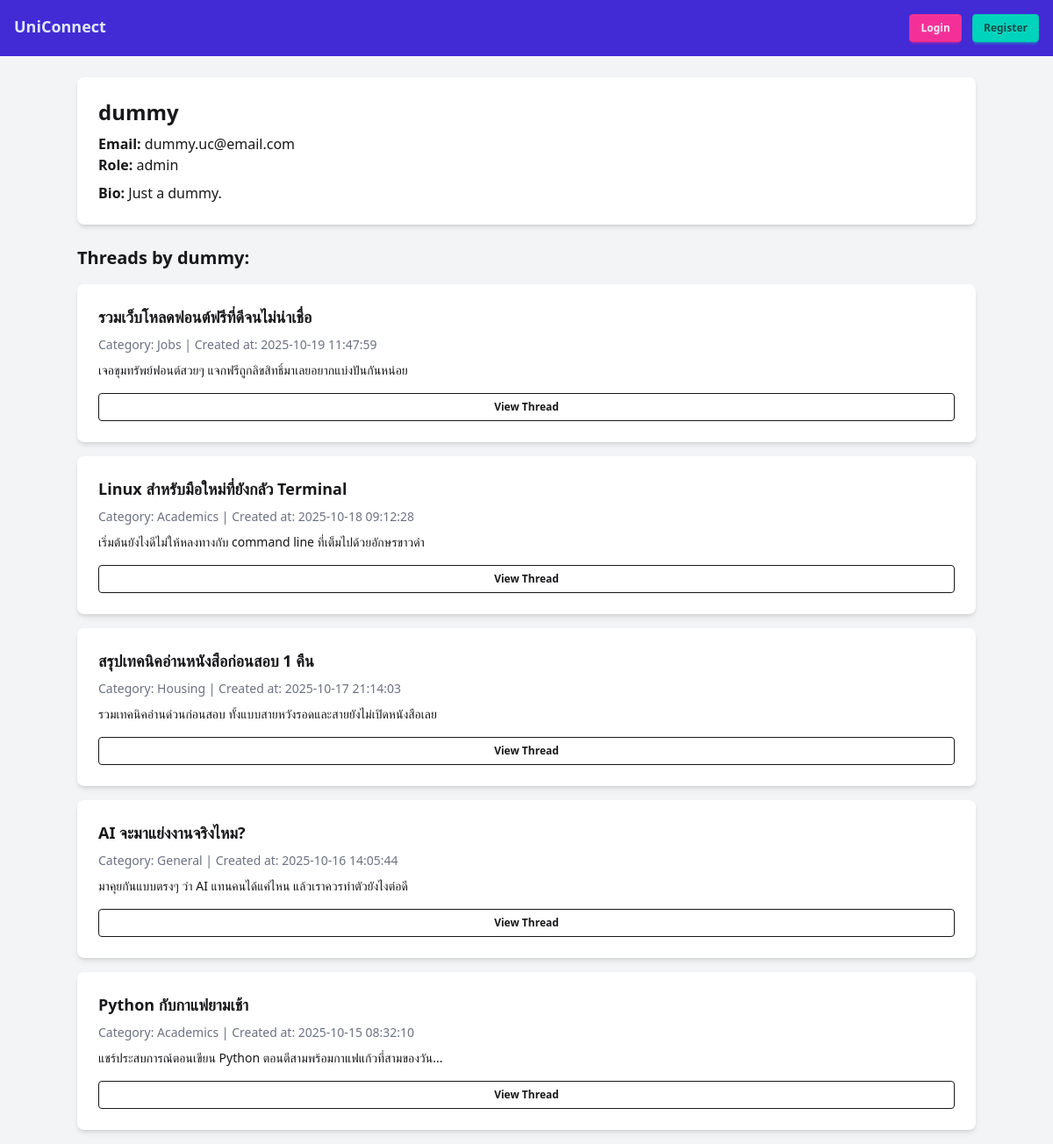
The app's page /user/user_page.php?username=dummy with its own data.
### tables this page shows
CREATE TABLE IF NOT EXISTS users (
    id INT AUTO_INCREMENT PRIMARY KEY,
    username VARCHAR(50) NOT NULL UNIQUE,
    email VARCHAR(100) NOT NULL UNIQUE,
    password VARCHAR(255) NOT NULL,
    bio TEXT,
    role ENUM('user', 'moderator', 'admin') DEFAULT 'user',
    profile_image VARCHAR(255),
    created_at TIMESTAMP DEFAULT CURRENT_TIMESTAMP
);

CREATE TABLE IF NOT EXISTS threads (
    id INT AUTO_INCREMENT PRIMARY KEY,
    title VARCHAR(255) NOT NULL,
    content TEXT NOT NULL,
    category_id INT NOT NULL,
    author_id INT NOT NULL,
    created_at TIMESTAMP DEFAULT CURRENT_TIMESTAMP,
    updated_at TIMESTAMP DEFAULT CURRENT_TIMESTAMP ON UPDATE CURRENT_TIMESTAMP,
    FOREIGN KEY (category_id) REFERENCES categories(id) ON DELETE CASCADE,
    FOREIGN KEY (author_id) REFERENCES users(id) ON DELETE CASCADE
);

CREATE TABLE IF NOT EXISTS categories (
    id INT AUTO_INCREMENT PRIMARY KEY,
    name VARCHAR(50) NOT NULL UNIQUE,
    created_at TIMESTAMP DEFAULT CURRENT_TIMESTAMP
);

### user/user_page.php (the view, shortened to what this page needs)
<?php
require 'pdo.php';
$username = $_GET['username'] ?? '';
$stmt = $conn->prepare("SELECT * FROM users WHERE username = ?");
$stmt->execute([$username]);
$user = $stmt->fetch();
$stmtThreads = $conn->prepare("
    SELECT t.*, c.name AS category_name
    FROM threads t
    JOIN categories c ON t.category_id = c.id
    WHERE t.author_id = ?
    ORDER BY t.created_at DESC
");
$stmtThreads->execute([$user['id']]);
$threads = $stmtThreads->fetchAll();
?>
<!DOCTYPE html>
<html lang="en">
<head>
  <link href="https://cdn.jsdelivr.net/npm/daisyui@5" rel="stylesheet" type="text/css" />
  <script src="https://cdn.jsdelivr.net/npm/@tailwindcss/browser@4"></script>
</head>
<body class="bg-gray-100 min-h-screen">
  <nav class="bg-primary text-primary-content p-4 flex justify-between">
    <a href="index.php" class="font-bold text-lg">UniConnect</a>
    <div>
      <?php if (isset($_SESSION['user_id'])): ?>
        <span>Hi, <?= htmlspecialchars($_SESSION['role']) ?>, <?= htmlspecialchars($_SESSION['username']) ?>.</span>
        <a href="logout.php" class="btn btn-sm btn-secondary ml-2">Logout</a>
      <?php else: ?>
        <a href="login.php" class="btn btn-sm btn-secondary">Login</a>
        <a href="register.php" class="btn btn-sm btn-accent ml-2">Register</a>
      <?php endif; ?>
    </div>
  </nav>
  <div class="container mx-auto mt-6">
    <div class="card bg-white shadow-md p-6 mb-6">
      <h2 class="text-2xl font-bold mb-2"><?= htmlspecialchars($user['username']) ?></h2>
      <p><strong>Email:</strong> <?= htmlspecialchars($user['email']) ?></p>
      <p><strong>Role:</strong> <?= htmlspecialchars($user['role']) ?></p>
      <?php if (!empty($user['bio'])): ?>
        <p class="mt-2"><strong>Bio:</strong> <?= nl2br(htmlspecialchars($user['bio'])) ?></p>
      <?php endif; ?>
    </div>
    <h3 class="text-xl font-semibold mb-4">Threads by <?= htmlspecialchars($user['username']) ?>:</h3>
    <?php if (count($threads) > 0): ?>
      <?php foreach ($threads as $t): ?>
        <div class="card bg-base-100 shadow-md mb-4">
          <div class="card-body">
            <h2 class="card-title"><?= htmlspecialchars($t['title']) ?></h2>
            <p class="text-sm text-gray-500">Category: <?= htmlspecialchars($t['category_name']) ?> |
              Created at: <?= htmlspecialchars($t['created_at']) ?>
            </p>
            <p><?= nl2br(htmlspecialchars($t['content'])) ?></p>
            <a href="thread.php?id=<?= $t['id'] ?>" class="btn btn-sm btn-outline mt-2">View Thread</a>
          </div>
        </div>
      <?php endforeach; ?>
    <?php else: ?>
      <p>This user hasn't posted any threads yet.</p>
    <?php endif; ?>
  </div>
</body>
</html>

### records on screen
users: username "dummy", email "dummy.uc@email.com", role "admin", bio "Just a dummy."
threads: title "รวมเว็บโหลดฟอนต์ฟรีที่ดีจนไม่น่าเชื่อ", category.name "Jobs", created_at "2025-10-19 11:47:59", content "เจอขุมทรัพย์ฟอนต์สวยๆ แจกฟรีถูกลิขสิทธิ์มาเลยอยากแบ่งปันกันหน่อย"
threads: title "Linux สำหรับมือใหม่ที่ยังกลัว Terminal", category.name "Academics", created_at "2025-10-18 09:12:28", content "เริ่มต้นยังไงดีไม่ให้หลงทางกับ command line ที่เต็มไปด้วยอักษรขาวดำ"
threads: title "สรุปเทคนิคอ่านหนังสือก่อนสอบ 1 คืน", category.name "Housing", created_at "2025-10-17 21:14:03", content "รวมเทคนิคอ่านด่วนก่อนสอบ ทั้งแบบสายหวังรอดและสายยังไม่เปิดหนังสือเลย"
threads: title "AI จะมาแย่งงานจริงไหม?", category.name "General", created_at "2025-10-16 14:05:44", content "มาคุยกันแบบตรงๆ ว่า AI แทนคนได้แค่ไหน แล้วเราควรทำตัวยังไงต่อดี"
threads: title "Python กับกาแฟยามเช้า", category.name "Academics", created_at "2025-10-15 08:32:10", content "แชร์ประสบการณ์ตอนเขียน Python ตอนตีสามพร้อมกาแฟแก้วที่สามของวัน..."
